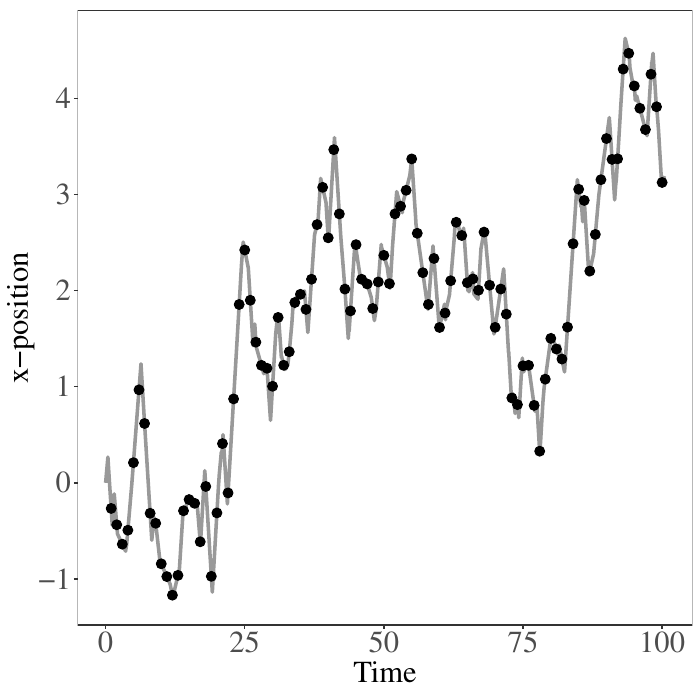

This chart was generated by the following R code:
require(ggplot2)
require(reshape2)
source("interp_2D.R")
source("aes_ggplot.R")

# Parameters and constraints
tmax = 100 # Seconds
v = 1 # Microns/sec
currangle = runif(1)*2*pi
tumblerate = 2 # Per sec

# Initialize the system
currt = 0
currx = 0
curry = 0
Xoft = matrix(c(currx,curry),ncol=2)
t = 0

# Run and tumble
while (currt<tmax){
  dt = -(1/tumblerate)*log(runif(1)) # Find the next tumble time
  dx = v*cos(currangle)*dt # Advance in the x-direction
  dy = v*sin(currangle)*dt # Advance in the y-direction
  currt = currt+dt
  currx = currx+dx
  curry = curry+dy
  t = c(t,currt) # Store time
  Xoft = rbind(Xoft,c(currx,curry)) # Store position
  currangle = runif(1)*2*pi
}

sample = interp_2D(t,Xoft,1:100)
pdf("sampled_trajectory.pdf")
ggplot() +
  geom_path(aes(t,Xoft[,1]),color="gray60",size=standard_linesize) +
  geom_point(aes(1:100,sample[,1]),color="black",size=standard_pointsize) +
  xlab("Time") +
  ylab("x-position") +
  aes_ggplot
dev.off()

